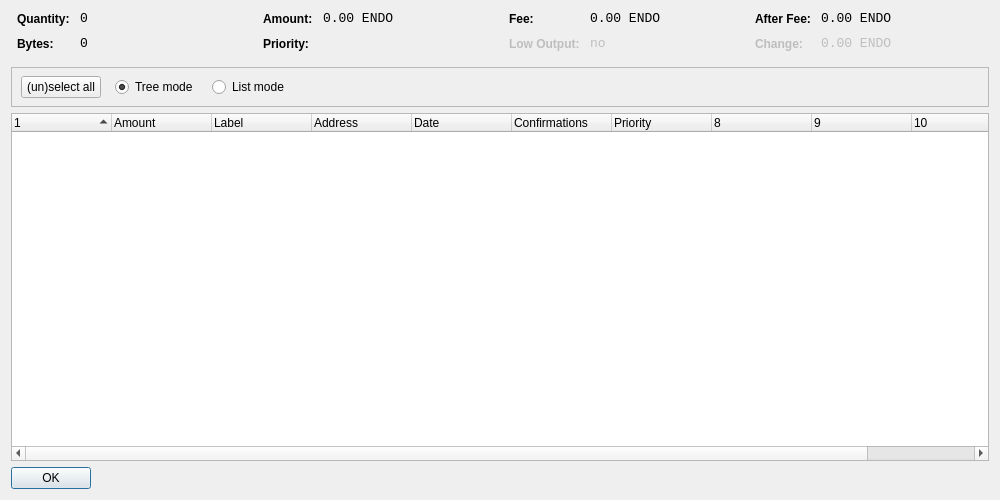
<?xml version="1.0" encoding="UTF-8"?>
<ui version="4.0">
 <class>CoinControlDialog</class>
 <widget class="QDialog" name="CoinControlDialog">
  <property name="geometry">
   <rect>
    <x>0</x>
    <y>0</y>
    <width>1000</width>
    <height>500</height>
   </rect>
  </property>
  <property name="windowTitle">
   <string>Coin Control</string>
  </property>
  <layout class="QVBoxLayout" name="verticalLayout">
   <item>
    <layout class="QHBoxLayout" name="horizontalLayoutTop" stretch="0,0,0,0">
     <property name="topMargin">
      <number>0</number>
     </property>
     <property name="bottomMargin">
      <number>10</number>
     </property>
     <item>
      <layout class="QFormLayout" name="formLayoutCoinControl1">
       <property name="horizontalSpacing">
        <number>10</number>
       </property>
       <property name="verticalSpacing">
        <number>10</number>
       </property>
       <property name="leftMargin">
        <number>6</number>
       </property>
       <property name="rightMargin">
        <number>6</number>
       </property>
       <item row="0" column="0">
        <widget class="QLabel" name="labelCoinControlQuantityText">
         <property name="styleSheet">
          <string notr="true">font-weight:bold;</string>
         </property>
         <property name="text">
          <string>Quantity:</string>
         </property>
        </widget>
       </item>
       <item row="0" column="1">
        <widget class="QLabel" name="labelCoinControlQuantity">
         <property name="font">
          <font>
           <family>Monospace</family>
           <pointsize>10</pointsize>
          </font>
         </property>
         <property name="cursor">
          <cursorShape>IBeamCursor</cursorShape>
         </property>
         <property name="contextMenuPolicy">
          <enum>Qt::ActionsContextMenu</enum>
         </property>
         <property name="text">
          <string notr="true">0</string>
         </property>
         <property name="textInteractionFlags">
          <set>Qt::LinksAccessibleByMouse|Qt::TextSelectableByKeyboard|Qt::TextSelectableByMouse</set>
         </property>
        </widget>
       </item>
       <item row="1" column="0">
        <widget class="QLabel" name="labelCoinControlBytesText">
         <property name="styleSheet">
          <string notr="true">font-weight:bold;</string>
         </property>
         <property name="text">
          <string>Bytes:</string>
         </property>
        </widget>
       </item>
       <item row="1" column="1">
        <widget class="QLabel" name="labelCoinControlBytes">
         <property name="font">
          <font>
           <family>Monospace</family>
           <pointsize>10</pointsize>
          </font>
         </property>
         <property name="cursor">
          <cursorShape>IBeamCursor</cursorShape>
         </property>
         <property name="contextMenuPolicy">
          <enum>Qt::ActionsContextMenu</enum>
         </property>
         <property name="text">
          <string notr="true">0</string>
         </property>
         <property name="textInteractionFlags">
          <set>Qt::LinksAccessibleByMouse|Qt::TextSelectableByKeyboard|Qt::TextSelectableByMouse</set>
         </property>
        </widget>
       </item>
      </layout>
     </item>
     <item>
      <layout class="QFormLayout" name="formLayoutCoinControl2">
       <property name="horizontalSpacing">
        <number>10</number>
       </property>
       <property name="verticalSpacing">
        <number>10</number>
       </property>
       <property name="leftMargin">
        <number>6</number>
       </property>
       <property name="rightMargin">
        <number>6</number>
       </property>
       <item row="0" column="0">
        <widget class="QLabel" name="labelCoinControlAmountText">
         <property name="styleSheet">
          <string notr="true">font-weight:bold;</string>
         </property>
         <property name="text">
          <string>Amount:</string>
         </property>
        </widget>
       </item>
       <item row="0" column="1">
        <widget class="QLabel" name="labelCoinControlAmount">
         <property name="font">
          <font>
           <family>Monospace</family>
           <pointsize>10</pointsize>
          </font>
         </property>
         <property name="cursor">
          <cursorShape>IBeamCursor</cursorShape>
         </property>
         <property name="contextMenuPolicy">
          <enum>Qt::ActionsContextMenu</enum>
         </property>
         <property name="text">
          <string notr="true">0.00 ENDO</string>
         </property>
         <property name="textInteractionFlags">
          <set>Qt::LinksAccessibleByMouse|Qt::TextSelectableByKeyboard|Qt::TextSelectableByMouse</set>
         </property>
        </widget>
       </item>
       <item row="1" column="0">
        <widget class="QLabel" name="labelCoinControlPriorityText">
         <property name="styleSheet">
          <string notr="true">font-weight:bold;</string>
         </property>
         <property name="text">
          <string>Priority:</string>
         </property>
        </widget>
       </item>
       <item row="1" column="1">
        <widget class="QLabel" name="labelCoinControlPriority">
         <property name="font">
          <font>
           <family>Monospace</family>
           <pointsize>10</pointsize>
          </font>
         </property>
         <property name="cursor">
          <cursorShape>IBeamCursor</cursorShape>
         </property>
         <property name="contextMenuPolicy">
          <enum>Qt::ActionsContextMenu</enum>
         </property>
         <property name="text">
          <string/>
         </property>
         <property name="textInteractionFlags">
          <set>Qt::LinksAccessibleByMouse|Qt::TextSelectableByKeyboard|Qt::TextSelectableByMouse</set>
         </property>
        </widget>
       </item>
      </layout>
     </item>
     <item>
      <layout class="QFormLayout" name="formLayoutCoinControl3">
       <property name="horizontalSpacing">
        <number>10</number>
       </property>
       <property name="verticalSpacing">
        <number>10</number>
       </property>
       <property name="leftMargin">
        <number>6</number>
       </property>
       <property name="rightMargin">
        <number>6</number>
       </property>
       <item row="0" column="0">
        <widget class="QLabel" name="labelCoinControlFeeText">
         <property name="styleSheet">
          <string notr="true">font-weight:bold;</string>
         </property>
         <property name="text">
          <string>Fee:</string>
         </property>
        </widget>
       </item>
       <item row="0" column="1">
        <widget class="QLabel" name="labelCoinControlFee">
         <property name="font">
          <font>
           <family>Monospace</family>
           <pointsize>10</pointsize>
          </font>
         </property>
         <property name="cursor">
          <cursorShape>IBeamCursor</cursorShape>
         </property>
         <property name="contextMenuPolicy">
          <enum>Qt::ActionsContextMenu</enum>
         </property>
         <property name="text">
          <string notr="true">0.00 ENDO</string>
         </property>
         <property name="textInteractionFlags">
          <set>Qt::LinksAccessibleByMouse|Qt::TextSelectableByKeyboard|Qt::TextSelectableByMouse</set>
         </property>
        </widget>
       </item>
       <item row="1" column="0">
        <widget class="QLabel" name="labelCoinControlLowOutputText">
         <property name="enabled">
          <bool>false</bool>
         </property>
         <property name="styleSheet">
          <string notr="true">font-weight:bold;</string>
         </property>
         <property name="text">
          <string>Low Output:</string>
         </property>
        </widget>
       </item>
       <item row="1" column="1">
        <widget class="QLabel" name="labelCoinControlLowOutput">
         <property name="enabled">
          <bool>false</bool>
         </property>
         <property name="font">
          <font>
           <family>Monospace</family>
           <pointsize>10</pointsize>
          </font>
         </property>
         <property name="cursor">
          <cursorShape>IBeamCursor</cursorShape>
         </property>
         <property name="contextMenuPolicy">
          <enum>Qt::ActionsContextMenu</enum>
         </property>
         <property name="text">
          <string notr="true">no</string>
         </property>
         <property name="textInteractionFlags">
          <set>Qt::LinksAccessibleByMouse|Qt::TextSelectableByKeyboard|Qt::TextSelectableByMouse</set>
         </property>
        </widget>
       </item>
      </layout>
     </item>
     <item>
      <layout class="QFormLayout" name="formLayoutCoinControl4">
       <property name="horizontalSpacing">
        <number>10</number>
       </property>
       <property name="verticalSpacing">
        <number>10</number>
       </property>
       <property name="leftMargin">
        <number>6</number>
       </property>
       <property name="rightMargin">
        <number>6</number>
       </property>
       <item row="0" column="0">
        <widget class="QLabel" name="labelCoinControlAfterFeeText">
         <property name="styleSheet">
          <string notr="true">font-weight:bold;</string>
         </property>
         <property name="text">
          <string>After Fee:</string>
         </property>
        </widget>
       </item>
       <item row="0" column="1">
        <widget class="QLabel" name="labelCoinControlAfterFee">
         <property name="font">
          <font>
           <family>Monospace</family>
           <pointsize>10</pointsize>
          </font>
         </property>
         <property name="cursor">
          <cursorShape>IBeamCursor</cursorShape>
         </property>
         <property name="contextMenuPolicy">
          <enum>Qt::ActionsContextMenu</enum>
         </property>
         <property name="text">
          <string notr="true">0.00 ENDO</string>
         </property>
         <property name="textInteractionFlags">
          <set>Qt::LinksAccessibleByMouse|Qt::TextSelectableByKeyboard|Qt::TextSelectableByMouse</set>
         </property>
        </widget>
       </item>
       <item row="1" column="0">
        <widget class="QLabel" name="labelCoinControlChangeText">
         <property name="enabled">
          <bool>false</bool>
         </property>
         <property name="styleSheet">
          <string notr="true">font-weight:bold;</string>
         </property>
         <property name="text">
          <string>Change:</string>
         </property>
        </widget>
       </item>
       <item row="1" column="1">
        <widget class="QLabel" name="labelCoinControlChange">
         <property name="enabled">
          <bool>false</bool>
         </property>
         <property name="font">
          <font>
           <family>Monospace</family>
           <pointsize>10</pointsize>
          </font>
         </property>
         <property name="cursor">
          <cursorShape>IBeamCursor</cursorShape>
         </property>
         <property name="contextMenuPolicy">
          <enum>Qt::ActionsContextMenu</enum>
         </property>
         <property name="text">
          <string notr="true">0.00 ENDO</string>
         </property>
         <property name="textInteractionFlags">
          <set>Qt::LinksAccessibleByMouse|Qt::TextSelectableByKeyboard|Qt::TextSelectableByMouse</set>
         </property>
        </widget>
       </item>
      </layout>
     </item>
    </layout>
   </item>
   <item>
    <widget class="QFrame" name="frame">
     <property name="minimumSize">
      <size>
       <width>0</width>
       <height>40</height>
      </size>
     </property>
     <property name="frameShape">
      <enum>QFrame::StyledPanel</enum>
     </property>
     <property name="frameShadow">
      <enum>QFrame::Sunken</enum>
     </property>
     <widget class="QWidget" name="horizontalLayoutWidget">
      <property name="geometry">
       <rect>
        <x>10</x>
        <y>0</y>
        <width>781</width>
        <height>41</height>
       </rect>
      </property>
      <layout class="QHBoxLayout" name="horizontalLayoutPanel" stretch="0,0,0,0,0">
       <property name="spacing">
        <number>14</number>
       </property>
       <item>
        <widget class="QPushButton" name="pushButtonSelectAll">
         <property name="sizePolicy">
          <sizepolicy hsizetype="Maximum" vsizetype="Fixed">
           <horstretch>0</horstretch>
           <verstretch>0</verstretch>
          </sizepolicy>
         </property>
         <property name="text">
          <string>(un)select all</string>
         </property>
        </widget>
       </item>
       <item>
        <widget class="QRadioButton" name="radioTreeMode">
         <property name="sizePolicy">
          <sizepolicy hsizetype="Maximum" vsizetype="Fixed">
           <horstretch>0</horstretch>
           <verstretch>0</verstretch>
          </sizepolicy>
         </property>
         <property name="text">
          <string>Tree mode</string>
         </property>
         <property name="checked">
          <bool>true</bool>
         </property>
        </widget>
       </item>
       <item>
        <widget class="QRadioButton" name="radioListMode">
         <property name="sizePolicy">
          <sizepolicy hsizetype="Maximum" vsizetype="Fixed">
           <horstretch>0</horstretch>
           <verstretch>0</verstretch>
          </sizepolicy>
         </property>
         <property name="text">
          <string>List mode</string>
         </property>
        </widget>
       </item>
       <item>
        <spacer name="horizontalSpacer">
         <property name="orientation">
          <enum>Qt::Horizontal</enum>
         </property>
         <property name="sizeHint" stdset="0">
          <size>
           <width>40</width>
           <height>20</height>
          </size>
         </property>
        </spacer>
       </item>
      </layout>
     </widget>
    </widget>
   </item>
   <item>
    <widget class="CoinControlTreeWidget" name="treeWidget">
     <property name="contextMenuPolicy">
      <enum>Qt::CustomContextMenu</enum>
     </property>
     <property name="sortingEnabled">
      <bool>false</bool>
     </property>
     <property name="columnCount">
      <number>11</number>
     </property>
     <attribute name="headerShowSortIndicator" stdset="0">
      <bool>true</bool>
     </attribute>
     <attribute name="headerStretchLastSection">
      <bool>false</bool>
     </attribute>
     <column>
      <property name="text">
       <string/>
      </property>
     </column>
     <column>
      <property name="text">
       <string>Amount</string>
      </property>
     </column>
     <column>
      <property name="text">
       <string>Label</string>
      </property>
     </column>
     <column>
      <property name="text">
       <string>Address</string>
      </property>
     </column>
     <column>
      <property name="text">
       <string>Date</string>
      </property>
     </column>
     <column>
      <property name="text">
       <string>Confirmations</string>
      </property>
      <property name="toolTip">
       <string>Confirmed</string>
      </property>
     </column>
     <column>
      <property name="text">
       <string>Priority</string>
      </property>
     </column>
     <column>
      <property name="text">
       <string/>
      </property>
     </column>
     <column>
      <property name="text">
       <string/>
      </property>
     </column>
     <column>
      <property name="text">
       <string/>
      </property>
     </column>
     <column>
      <property name="text">
       <string/>
      </property>
     </column>
    </widget>
   </item>
   <item>
    <widget class="QDialogButtonBox" name="buttonBox">
     <property name="sizePolicy">
      <sizepolicy hsizetype="Maximum" vsizetype="Fixed">
       <horstretch>0</horstretch>
       <verstretch>0</verstretch>
      </sizepolicy>
     </property>
     <property name="orientation">
      <enum>Qt::Horizontal</enum>
     </property>
     <property name="standardButtons">
      <set>QDialogButtonBox::Ok</set>
     </property>
    </widget>
   </item>
  </layout>
 </widget>
 <customwidgets>
  <customwidget>
   <class>CoinControlTreeWidget</class>
   <extends>QTreeWidget</extends>
   <header>coincontroltreewidget.h</header>
  </customwidget>
 </customwidgets>
 <resources/>
 <connections/>
</ui>
